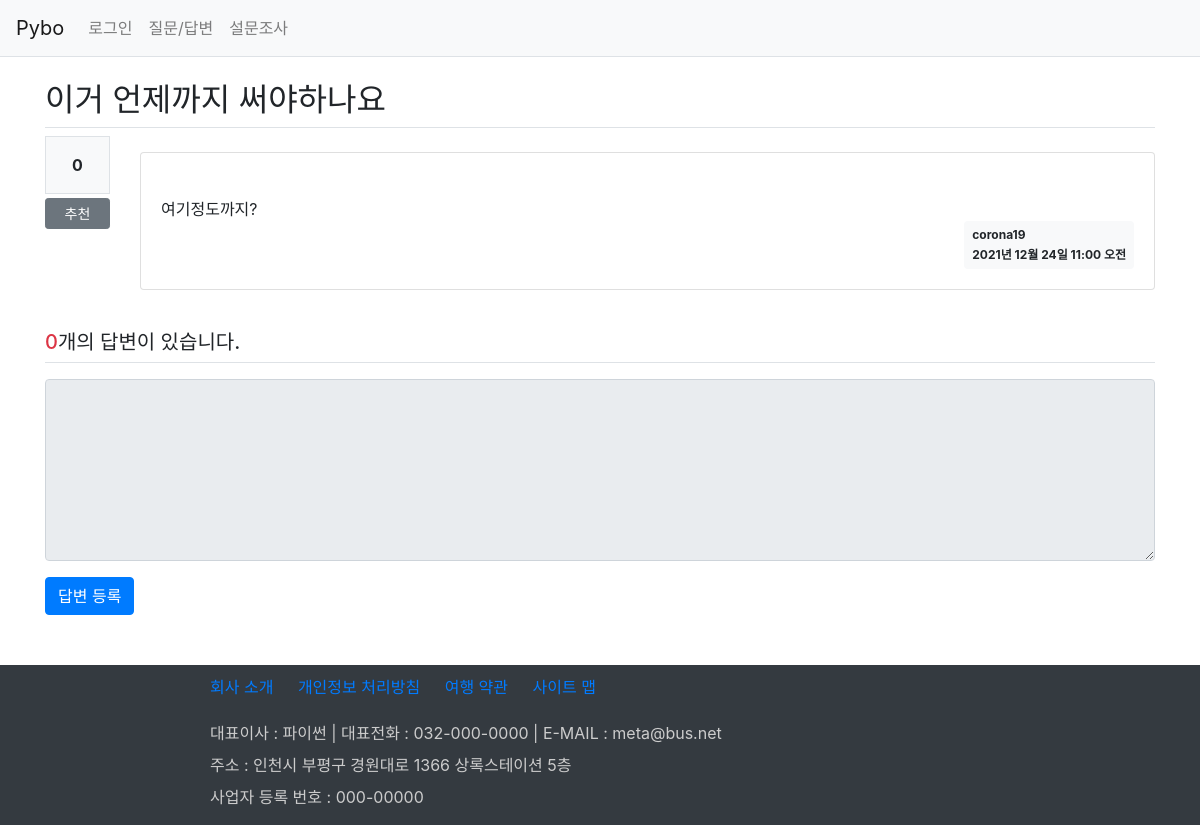
The page /board/28/ on the database as committed earlier.
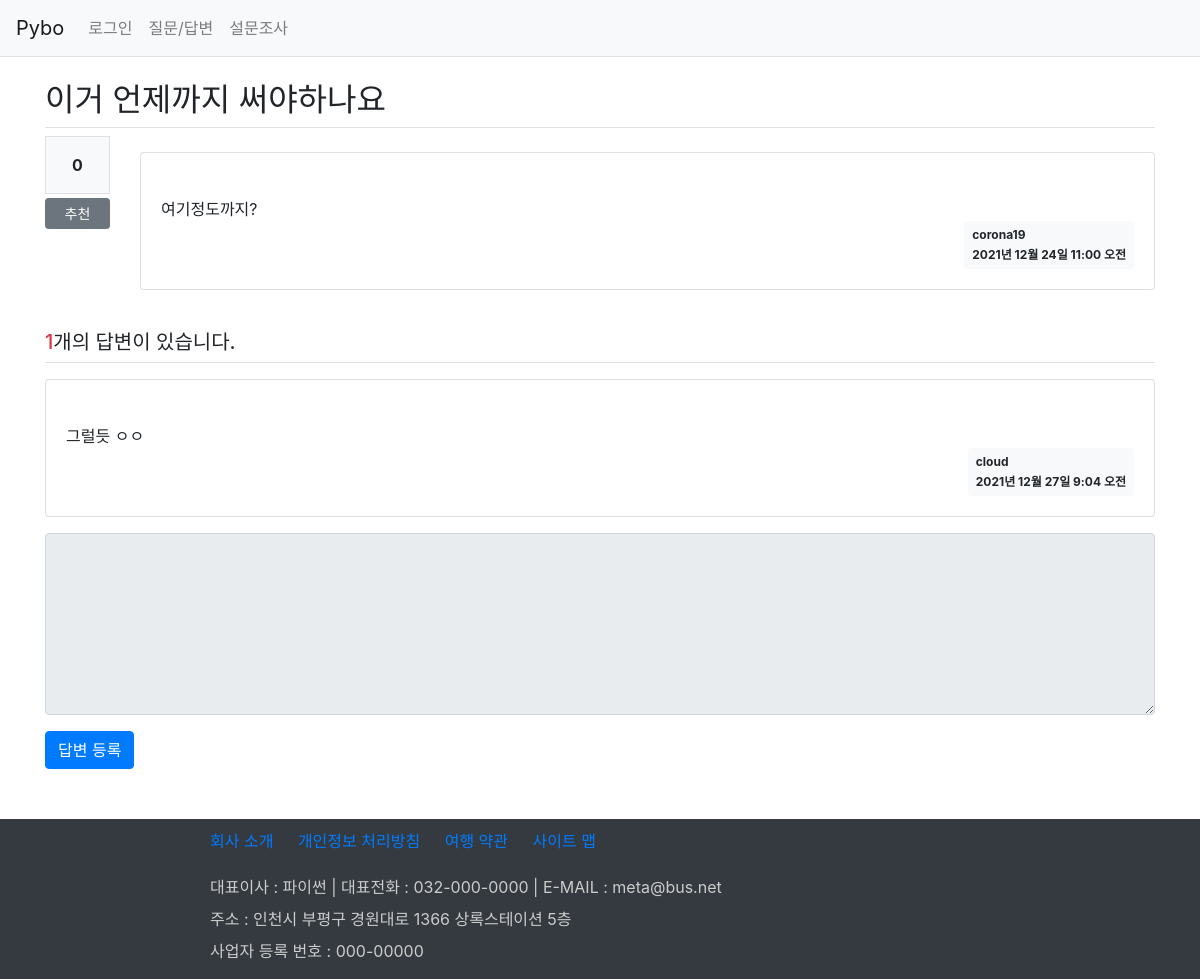
The same page on the database as committed later.
### board/models.py (models this page shows, shortened)
class Question(models.Model):
    author = models.ForeignKey(User, on_delete=models.CASCADE, related_name='author_question')
    subject = models.CharField(max_length=100)  # 제목 칼럼
    content = models.TextField()  # 내용
    create_date = models.DateTimeField()  # 작성일
    modify_date = models.DateTimeField(null=True, blank=True)  # 수정일
    voter = models.ManyToManyField(User, related_name='voter_question')

class Answer(models.Model):
    author = models.ForeignKey(User, on_delete=models.CASCADE)
    question = models.ForeignKey(Question, on_delete=models.CASCADE)  # 외래키, 제목
    content = models.TextField()  # 답변 내용
    create_date = models.DateTimeField()  # 답변 작성일
    modify_date = models.DateTimeField(null=True, blank=True)  # 수정일

### board/views.py (the view)
# urls.py: path('<int:question_id>/', views.detail, name='detail'),
def detail(request, question_id):
    question = get_object_or_404(Question, pk=question_id)
    return render(request, 'board/detail.html', {'question': question})

### templates/board/detail.html (shortened to what this page needs)
{% extends 'base.html' %}
{% block content %}
<div class="container my-3">
    <h2 class="border-bottom py-2">{{ question.subject }}</h2>
    <div class="row">
        <div class="col-1">
            <div class="bg-light text-center border font-weight-bolder p-3">
                {{ question.voter.count }}
            </div>
            <a href="#" data-uri="{% url 'board:vote_question' question.id %}"
               class="recommend btn btn-sm btn-secondary btn-block my-1">추천</a>
        </div>
        <div class="col-11">
            <div class="card my-3">
                <div class="card-body">
                    <div class="card-text" style="white-space:pre-line">
                        {{ question.content }}
                    </div>
                    <div class="d-flex justify-content-end">
                        <div class="badge badge-light text-left p-2">
                            <div class="mb-2">{{ question.author }}</div>
                            <div>{{ question.create_date }}</div>
                        </div>
                    </div>
                </div>
            </div>
        </div>
    </div>
    <h5 class="border-bottom my-3 py-2">
        <span class="text-danger">{{ question.answer_set.count }}</span>개의 답변이 있습니다.
    </h5>
    {% for answer in question.answer_set.all %}
    <div class="card my-3">
        <div class="card-body">
            <div class="card-text" style="white-space:pre-line">
                {{ answer.content }}
            </div>
            <div class="d-flex justify-content-end">
                <div class="badge badge-light text-left p-2">
                    <div class="mb-2">{{ answer.author }}</div>
                    <div>{{ answer.create_date }}</div>
                </div>
            </div>
        </div>
    </div>
    {% endfor %}
    <form action="{% url 'board:answer_create' question.id %}" method="post">
        <div class="form-group">
            <textarea name="content" rows="7" cols="50" class="form-control"
                {% if not user.is_authenticated %}
                    disabled
                {% endif %}></textarea>
        </div>
        <input type="submit" value="답변 등록" class="btn btn-primary">
    </form>
</div>
{% endblock %}

### templates/base.html (shortened to what this page needs)
<!DOCTYPE html>
{% load static %}
<html lang="ko">
<head>
    <link rel="stylesheet" href="{% static 'board/css/bootstrap.css' %}">
    <link rel="stylesheet" href="{% static 'board/css/style.css' %}">
</head>
<body>
{% include 'navbar.html' %}
{% block content %}
{% endblock %}
{% include 'footer.html' %}
</body>
</html>

### templates/navbar.html (shortened to what this page needs)
<nav class="navbar navbar-expand-lg navbar-light bg-light border-bottom">
    <a class="navbar-brand" href="{% url 'board:index' %}">Pybo</a>
    <div class="collapse navbar-collapse flex-grow-0" id="navbarNav">
        <ul class="navbar-nav">
            <li class="nav-item">
                {% if user.is_authenticated %}
                <a class="nav-link" href="{% url 'common:logout' %}">{{ user.username }} (로그아웃)</a>
                {% else %}
                <a class="nav-link" href="{% url 'common:login' %}">로그인</a>
                {% endif %}
            </li>
            <li class="nav-item">
                <a class="nav-link" href="{% url 'board:board_list' %}">질문/답변</a>
            </li>
            <li class="nav-item">
                <a class="nav-link" href="{% url 'poll:index' %}">설문조사</a>
            </li>
        </ul>
    </div>
</nav>

### templates/footer.html
<footer class="bg-dark">
    <ul class="list-inline">
        <li><a href="#">회사 소개</a></li>
        <li><a href="#">개인정보 처리방침</a></li>
        <li><a href="#">여행 약관</a></li>
        <li><a href="#">사이트 맵</a></li>
    </ul>
    <address>
        <p>대표이사 : 파이썬 | 대표전화 : 032-000-0000 | E-MAIL : meta@bus.net</p>
        <p>주소 : 인천시 부평구 경원대로 1366 상록스테이션 5층</p>
        <p>사업자 등록 번호 : 000-00000</p>
    </address>
</footer>

### static/board/css/style.css (style rules this page uses)
footer { height: 160px; margin-top: 50px; }
footer .list-inline { margin-left: 200px; }
footer .list-inline li { display:inline-block; margin: 10px; }
footer address { margin-left: 210px; color: #ccc; }
footer address p { line-height: 1rem; }

Rows that differ between the two databases and show on the page:
computed for Question "이거 언제까지 써야하나요": answer_set.count "0" → "1"
added Answer: content "그럴듯 ㅇㅇ", author "cloud", create_date "2021년 12월 27일 9:04 오전"
